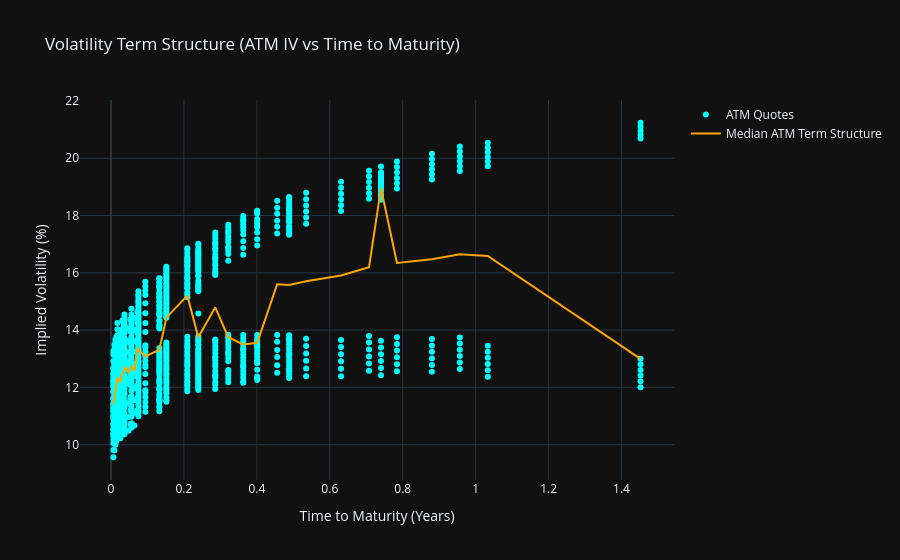

Notebook code for this chart:
### Code cell
# 4. Plot Volatility Term Structure
plot_vol_term_structure(surface)

### Figure 1 — Plotly figure (JSON) as saved in the notebook; plotly's stock layout.template omitted (floating-point values rounded to 4 significant figures; data arrays with more than 128 entries replaced by an {"elided": "..."} marker saying what was removed)
{"data": [{"marker": {"color": "cyan", "size": 6}, "mode": "markers", "name": "ATM Quotes", "type": "scatter", "x": {"elided": "1003 float values"}, "y": {"elided": "1003 float values"}}, {"line": {"color": "orange", "width": 2}, "mode": "lines", "name": "Median ATM Term Structure", "type": "scatter", "x": [0.00664, 0.009378, 0.01212, 0.01485, 0.01759, 0.02581, 0.02854, 0.03128, 0.03402, 0.03676, 0.04771, 0.05318, 0.05592, 0.06414, 0.07235, 0.07509, 0.09425, 0.1326, 0.1517, 0.2092, 0.2394, 0.2859, 0.3215, 0.3626, 0.4009, 0.4556, 0.4885, 0.535, 0.6309, 0.7075, 0.7404, 0.7842, 0.88, 0.9567, 1.033, 1.452], "y": [11.42, 11.69, 11.97, 12.14, 12.34, 12.18, 12.42, 12.47, 12.56, 12.72, 12.53, 12.67, 12.75, 12.57, 13.4, 13.29, 13.09, 13.31, 14.43, 15.2, 13.75, 14.8, 13.75, 13.5, 13.56, 15.6, 15.58, 15.71, 15.91, 16.19, 18.95, 16.34, 16.47, 16.65, 16.59, 13.0]}], "layout": {"title": {"text": "Volatility Term Structure (ATM IV vs Time to Maturity)"}, "xaxis": {"title": {"text": "Time to Maturity (Years)"}}, "yaxis": {"title": {"text": "Implied Volatility (%)"}}}}
